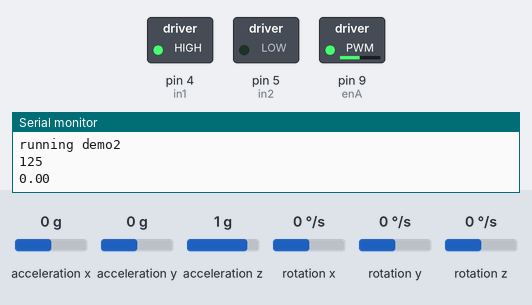
Recording of a sketch running on a simulated Arduino Uno, built with avr-gcc and run on an emulated ATmega328P. Parts: switched loads named in the sketch (green lamp = pin HIGH), the last lines printed to the serial monitor. Inputs (shaded band) come from the test bench; at power-on: rotation y 0 °/s, acceleration x 0 g, acceleration y 0 g, acceleration z 1 g, rotation x 0 °/s, rotation z 0 °/s.

Above: at 2.2 s.
2.3 s: rotation y set to -192 °/s
At 3.2 s:
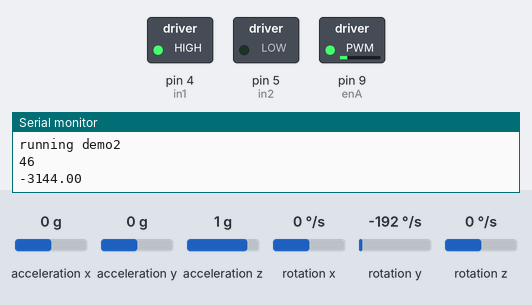
3.8 s: rotation y set to 100 °/s
At 4.2 s:
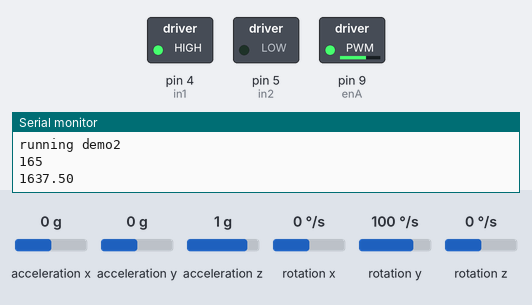
5.3 s: rotation y set to 192 °/s
At 6.5 s:
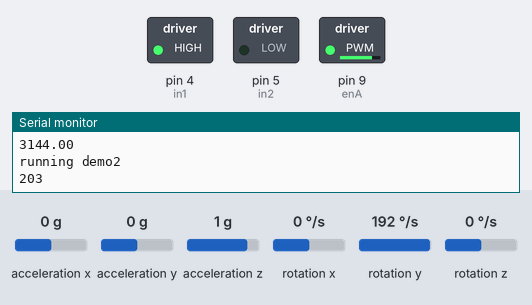
6.8 s: rotation y set to 0 °/s
At 7.8 s:
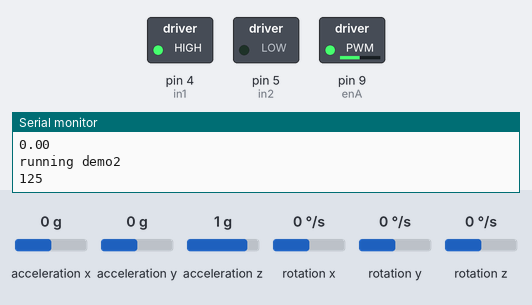
Timing chart, 0 to 9.3 s (numbered marks = the images above; inputs shaded):
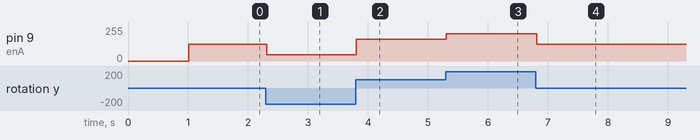

The sketch:

DC_hbridge.ino
```cpp
// Motor A
#include <Wire.h>
#include <MPU6050.h>
#include <Servo.h>

int enA = 9;
int in1 = 4;
int in2 = 5;
MPU6050 mpu;
int speed;

void setup()

{

  // Set all the motor control pins to outputs

  pinMode(enA, OUTPUT);
  pinMode(in1, OUTPUT);
  pinMode(in2, OUTPUT);

  Serial.begin(115200);

  // Initialize MPU6050
  Serial.println("Initialize MPU6050");
  while(!mpu.begin(MPU6050_SCALE_2000DPS, MPU6050_RANGE_2G))
  {
    Serial.println("Could not find a valid MPU6050 sensor, check wiring!");
    delay(500);
  }
  mpu.calibrateGyro();

  // Set threshold sensivty. Default 3.
  // If you don't want use threshold, comment this line or set 0.
  mpu.setThreshold(3);

  // Check settings
  checkSettings();


  demoOne();
}

void checkSettings()
{
  Serial.println();

  Serial.print(" * Sleep Mode:        ");
  Serial.println(mpu.getSleepEnabled() ? "Enabled" : "Disabled");

  Serial.print(" * Clock Source:      ");
  switch(mpu.getClockSource())
  {
    case MPU6050_CLOCK_KEEP_RESET:     Serial.println("Stops the clock and keeps the timing generator in reset"); break;
    case MPU6050_CLOCK_EXTERNAL_19MHZ: Serial.println("PLL with external 19.2MHz reference"); break;
    case MPU6050_CLOCK_EXTERNAL_32KHZ: Serial.println("PLL with external 32.768kHz reference"); break;
    case MPU6050_CLOCK_PLL_ZGYRO:      Serial.println("PLL with Z axis gyroscope reference"); break;
    case MPU6050_CLOCK_PLL_YGYRO:      Serial.println("PLL with Y axis gyroscope reference"); break;
    case MPU6050_CLOCK_PLL_XGYRO:      Serial.println("PLL with X axis gyroscope reference"); break;
    case MPU6050_CLOCK_INTERNAL_8MHZ:  Serial.println("Internal 8MHz oscillator"); break;
  }

  Serial.print(" * Gyroscope:         ");
  switch(mpu.getScale())
  {
    case MPU6050_SCALE_2000DPS:        Serial.println("2000 dps"); break;
    case MPU6050_SCALE_1000DPS:        Serial.println("1000 dps"); break;
    case MPU6050_SCALE_500DPS:         Serial.println("500 dps"); break;
    case MPU6050_SCALE_250DPS:         Serial.println("250 dps"); break;
  }

  Serial.print(" * Gyroscope offsets: ");
  Serial.print(mpu.getGyroOffsetX());
  Serial.print(" / ");
  Serial.print(mpu.getGyroOffsetY());
  Serial.print(" / ");
  Serial.println(mpu.getGyroOffsetZ());

  Serial.println();
}

void demoOne()

{

  // This function will run the motor at a fixed speed

  // Turn on motor A

  digitalWrite(in1, HIGH);
  digitalWrite(in2, LOW);
  delay(1000);

}

void demoTwo()

{
  Serial.println("running demo2");
  Vector rawGyro = mpu.readRawGyro();
  Vector normGyro = mpu.readNormalizeGyro();
  speed=map(rawGyro.YAxis,-5000,5000,0,250);
  analogWrite(enA, speed);
  Serial.println(speed);


  // Now turn off motors
 /*
  digitalWrite(in1, LOW);
  digitalWrite(in2, LOW);
  */
  Serial.println(rawGyro.YAxis);
}

void loop()

{

  demoTwo();

  delay(10);

}
```

Measured:
- after the input at 2.3 s, pin 9 (enA): 125/255 → 46/255 at once
- after the input at 3.8 s, pin 9 (enA): 46/255 → 165/255 at once
- after the input at 5.3 s, pin 9 (enA): 165/255 → 203/255 at once
- after the input at 6.8 s, pin 9 (enA): 203/255 → 125/255 at once
